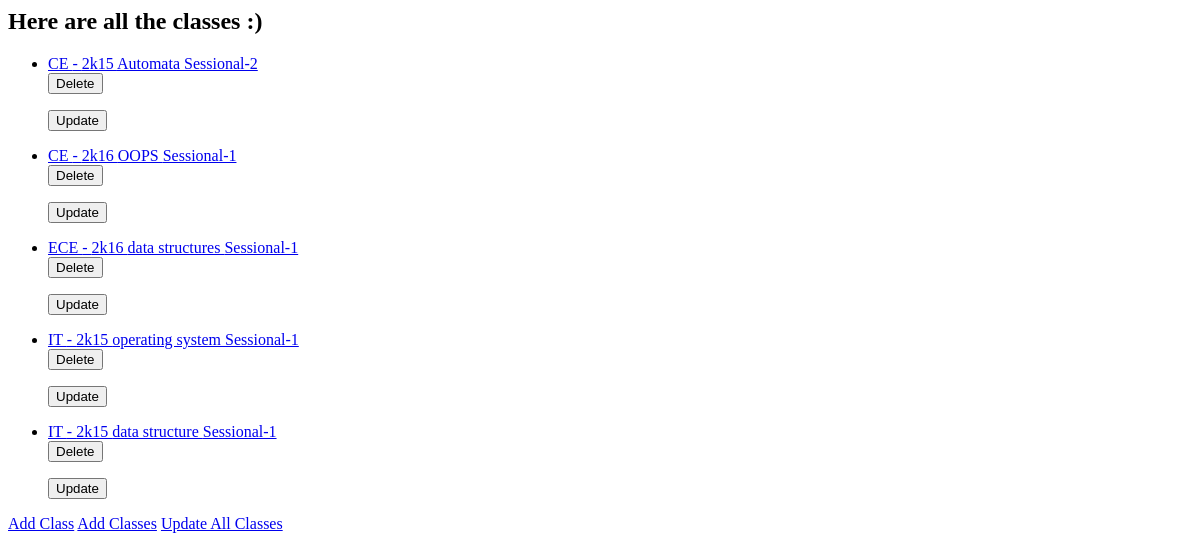
Page /Classes/ on the earlier database version.
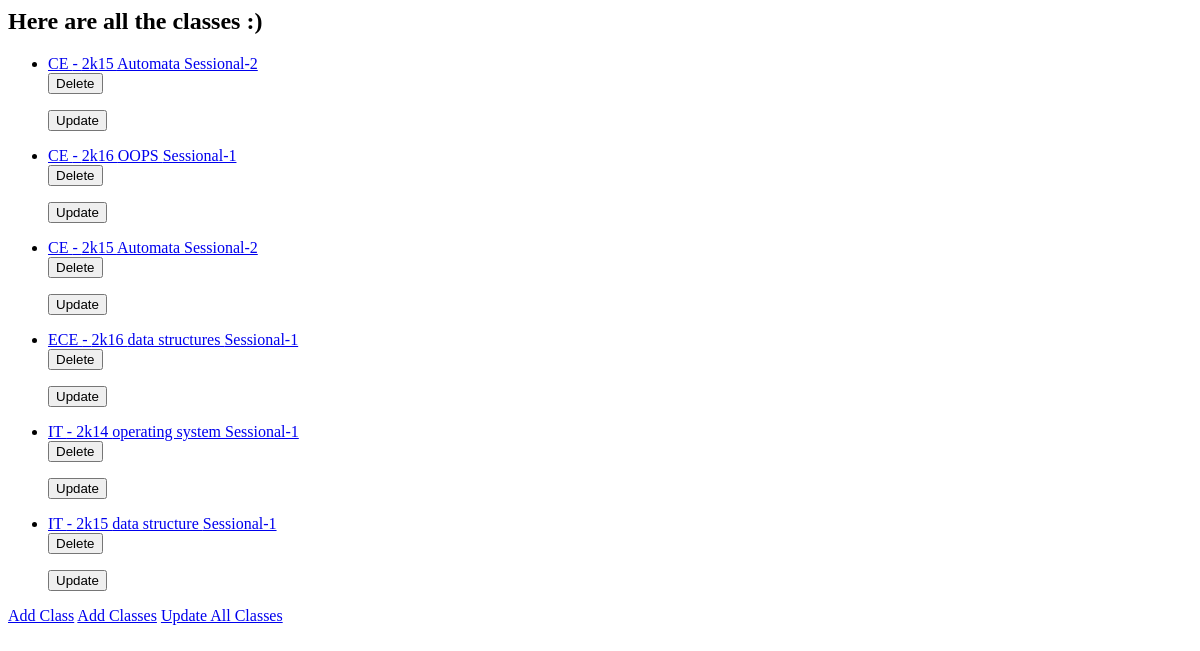
Same page on the later database version.
### Classes/models.py (models this page shows, shortened)
class Classes(models.Model):
    batch = models.CharField(max_length=100, null=True)
    discipline = models.CharField(max_length=100, null=True)
    subject = models.CharField(max_length=100, null=True)
    exam_name = models.CharField(max_length=100, null=True)

### Classes/views.py (the view)
def index(request):
    classes = Classes.objects.all().order_by('discipline')
    return render(request, 'Classes/index.html', {'classes': classes})

### Classes/templates/Classes/index.html
{% if classes %}
    <h2>Here are all the classes :)</h2>
    <ul>
        {% for class in classes %}
            <li>
                <a href="{% url 'Classes:marks' class.id %}">{{class.discipline}} - {{ class.batch }} {{class.subject}} {{class.exam_name}}</a>
                <form action="{% url 'Classes:delete-class' class.id %}">
                    <input type="submit" value="Delete">
                </form>
                <form action="{% url 'Classes:update-class' class.id %}">
                    <input type="submit" value="Update">
                </form>
            </li>
        {% endfor %}
    </ul>
{% else %}
    <h3>Oops, You don't have any classes :(</h3>
{% endif %}
<a href="{% url 'Classes:add-class' %}">Add Class</a>
<a href="{% url 'Classes:add-classes' %}">Add Classes</a>
<a href="{% url 'Classes:update-classes' %}">Update All Classes</a>

Differences in the rows shown:
added Classes: discipline "CE", batch "2k15", subject "Automata", exam_name "Sessional-2"
changed Classes "operating system": batch "2k15" → "2k14"
